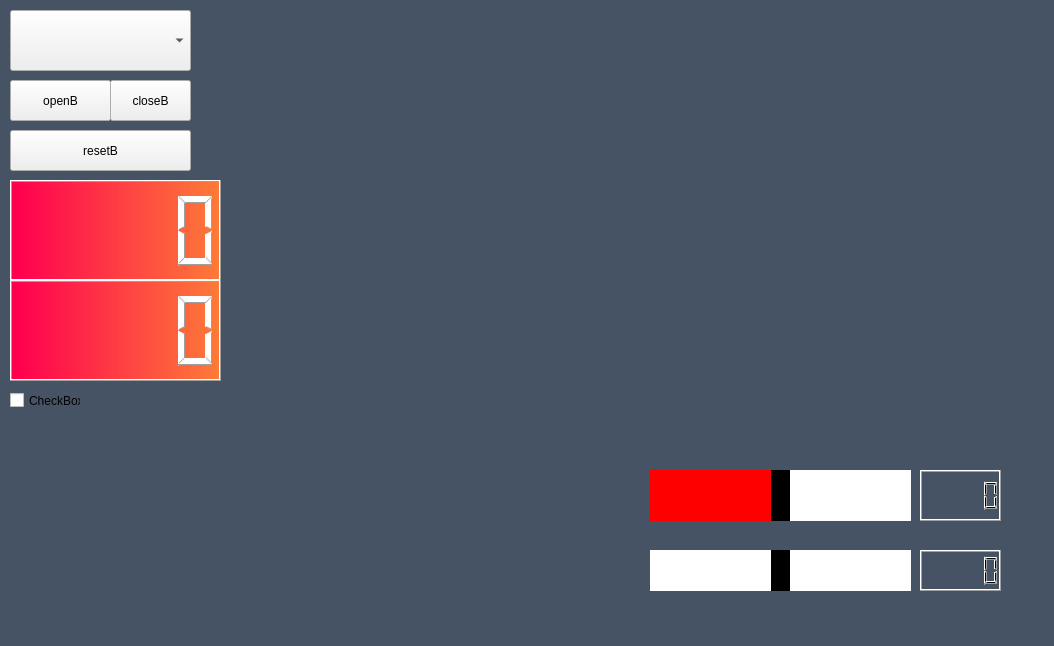
<?xml version="1.0" encoding="UTF-8"?>
<ui version="4.0">
 <class>MainWindow</class>
 <widget class="QMainWindow" name="MainWindow">
  <property name="geometry">
   <rect>
    <x>0</x>
    <y>0</y>
    <width>1054</width>
    <height>646</height>
   </rect>
  </property>
  <property name="cursor">
   <cursorShape>ArrowCursor</cursorShape>
  </property>
  <property name="windowTitle">
   <string>MainWindow</string>
  </property>
  <property name="styleSheet">
   <string notr="true">QMainWindow{
background-color:#455364;
}</string>
  </property>
  <widget class="QWidget" name="centralwidget">
   <widget class="QSlider" name="speedSlider">
    <property name="geometry">
     <rect>
      <x>640</x>
      <y>470</y>
      <width>281</width>
      <height>51</height>
     </rect>
    </property>
    <property name="cursor">
     <cursorShape>ArrowCursor</cursorShape>
    </property>
    <property name="styleSheet">
     <string notr="true"> QSlider::groove:horizontal {
     background: white;
     position: absolute; /* абсолютная позиция в 4px слева и справа от виджета. установка полей виджета также будет работать... */
     left: 10px; right: 10px;
 }

 QSlider::handle:horizontal {
     height: 10px;
     background: black;
     margin: 0 -10px; /* расширяется наружу от бороздки */
 }

 QSlider::add-page:horizontal {
     background: white;
 }

 QSlider::sub-page:horizontal {
     background: red;
 }</string>
    </property>
    <property name="minimum">
     <number>800</number>
    </property>
    <property name="maximum">
     <number>2300</number>
    </property>
    <property name="value">
     <number>1550</number>
    </property>
    <property name="sliderPosition">
     <number>1550</number>
    </property>
    <property name="tracking">
     <bool>true</bool>
    </property>
    <property name="orientation">
     <enum>Qt::Horizontal</enum>
    </property>
   </widget>
   <widget class="QLCDNumber" name="lcdSPEED">
    <property name="geometry">
     <rect>
      <x>920</x>
      <y>470</y>
      <width>81</width>
      <height>51</height>
     </rect>
    </property>
   </widget>
   <widget class="QSlider" name="servoSlider">
    <property name="geometry">
     <rect>
      <x>640</x>
      <y>550</y>
      <width>281</width>
      <height>41</height>
     </rect>
    </property>
    <property name="cursor">
     <cursorShape>ArrowCursor</cursorShape>
    </property>
    <property name="styleSheet">
     <string notr="true"> QSlider::groove:horizontal {
     background: white;
     position: absolute; /* абсолютная позиция в 4px слева и справа от виджета. установка полей виджета также будет работать... */
     left: 10px; right: 10px;
 }

 QSlider::handle:horizontal {
     height: 10px;
     background: black;
     margin: 0 -10px; /* расширяется наружу от бороздки */
 }

 QSlider::add-page:horizontal {
     background: white;
 }

 QSlider::sub-page:horizontal {
     background: white;
 }</string>
    </property>
    <property name="minimum">
     <number>0</number>
    </property>
    <property name="maximum">
     <number>180</number>
    </property>
    <property name="value">
     <number>90</number>
    </property>
    <property name="orientation">
     <enum>Qt::Horizontal</enum>
    </property>
   </widget>
   <widget class="QLCDNumber" name="temperaturL01">
    <property name="geometry">
     <rect>
      <x>10</x>
      <y>180</y>
      <width>211</width>
      <height>101</height>
     </rect>
    </property>
    <property name="styleSheet">
     <string notr="true">
QLCDNumber{
background-color: qlineargradient(spread:pad, x1:0, y1:0, x2:1, y2:0, stop:0.0284091 rgba(255, 0, 79, 255), stop:1 rgba(255, 124, 55, 252));
  color: rgb(255, 255, 255);
}


</string>
    </property>
   </widget>
   <widget class="QCheckBox" name="ledC">
    <property name="geometry">
     <rect>
      <x>10</x>
      <y>380</y>
      <width>71</width>
      <height>41</height>
     </rect>
    </property>
    <property name="text">
     <string>CheckBox</string>
    </property>
   </widget>
   <widget class="QLCDNumber" name="temperaturL02">
    <property name="geometry">
     <rect>
      <x>10</x>
      <y>280</y>
      <width>211</width>
      <height>101</height>
     </rect>
    </property>
    <property name="styleSheet">
     <string notr="true">
QLCDNumber{
background-color: qlineargradient(spread:pad, x1:0, y1:0, x2:1, y2:0, stop:0.0284091 rgba(255, 0, 79, 255), stop:1 rgba(255, 124, 55, 252));
  color: rgb(255, 255, 255);
}


</string>
    </property>
   </widget>
   <widget class="QLCDNumber" name="lcdSPEED_2">
    <property name="geometry">
     <rect>
      <x>920</x>
      <y>550</y>
      <width>81</width>
      <height>41</height>
     </rect>
    </property>
   </widget>
   <widget class="QPushButton" name="openB">
    <property name="geometry">
     <rect>
      <x>10</x>
      <y>80</y>
      <width>101</width>
      <height>41</height>
     </rect>
    </property>
    <property name="text">
     <string>openB</string>
    </property>
   </widget>
   <widget class="QPushButton" name="closeB">
    <property name="geometry">
     <rect>
      <x>110</x>
      <y>80</y>
      <width>81</width>
      <height>41</height>
     </rect>
    </property>
    <property name="text">
     <string>closeB</string>
    </property>
   </widget>
   <widget class="QComboBox" name="comL">
    <property name="geometry">
     <rect>
      <x>10</x>
      <y>10</y>
      <width>181</width>
      <height>61</height>
     </rect>
    </property>
   </widget>
   <widget class="QPushButton" name="resetB">
    <property name="geometry">
     <rect>
      <x>10</x>
      <y>130</y>
      <width>181</width>
      <height>41</height>
     </rect>
    </property>
    <property name="text">
     <string>resetB</string>
    </property>
   </widget>
  </widget>
 </widget>
 <resources/>
 <connections>
  <connection>
   <sender>speedSlider</sender>
   <signal>sliderMoved(int)</signal>
   <receiver>lcdSPEED</receiver>
   <slot>display(int)</slot>
   <hints>
    <hint type="sourcelabel">
     <x>666</x>
     <y>471</y>
    </hint>
    <hint type="destinationlabel">
     <x>940</x>
     <y>442</y>
    </hint>
   </hints>
  </connection>
  <connection>
   <sender>servoSlider</sender>
   <signal>valueChanged(int)</signal>
   <receiver>lcdSPEED_2</receiver>
   <slot>display(int)</slot>
   <hints>
    <hint type="sourcelabel">
     <x>870</x>
     <y>556</y>
    </hint>
    <hint type="destinationlabel">
     <x>945</x>
     <y>543</y>
    </hint>
   </hints>
  </connection>
 </connections>
</ui>
